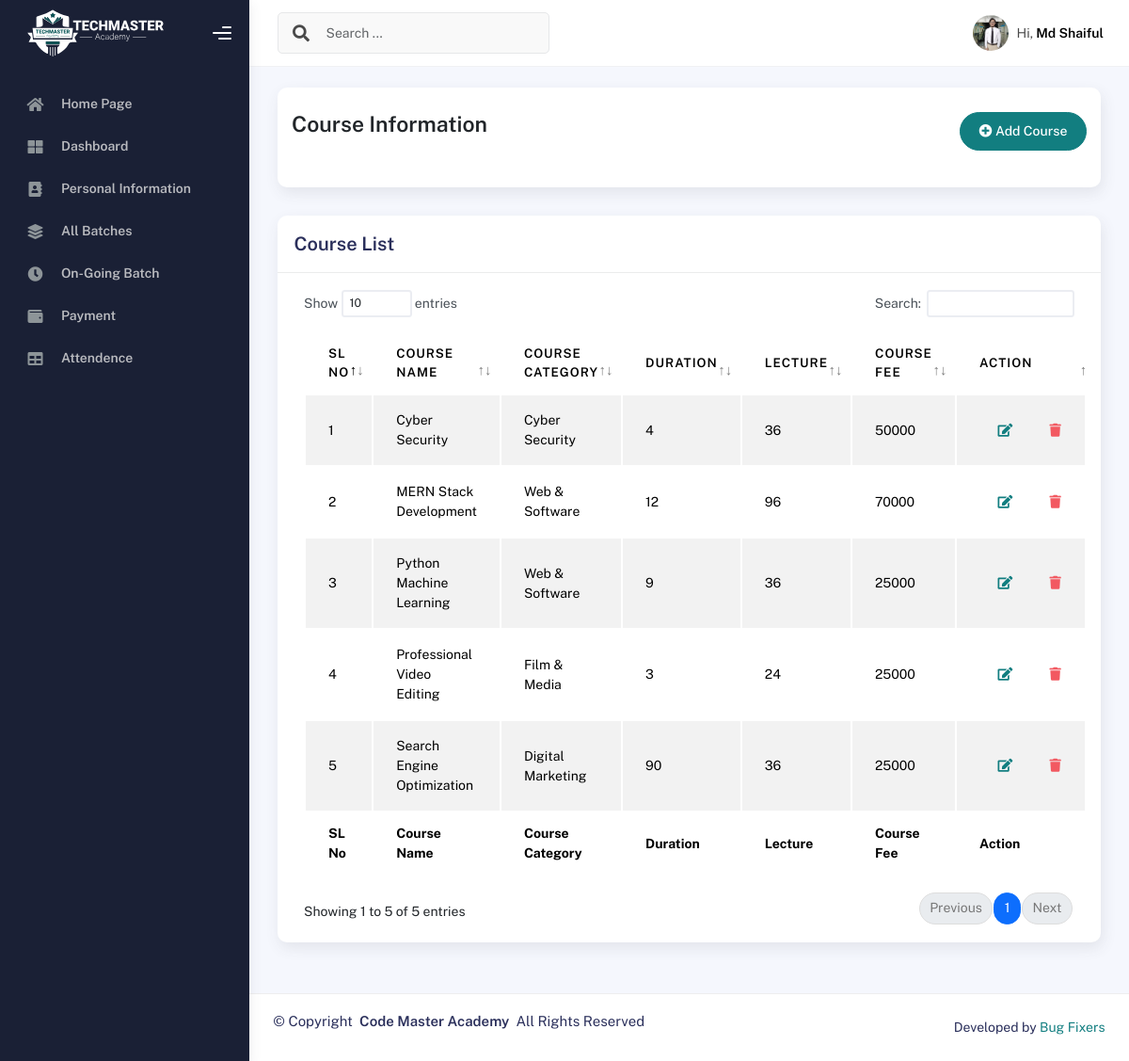
The page /courselist/ (signed in) on the database its author committed.
### IMSapp/models.py (models this page shows, shortened)
class IMSUserModel(AbstractUser):
    USERTYPE=[
        ('Authority','Authority'),
        ('Student','Student'),
        ('Teacher','Teacher'),
        ('Staff','Staff'),
    ]
    UserType=models.CharField(choices=USERTYPE,max_length=100, null=True)

class StudentModel(models.Model):
    Imsuser=models.OneToOneField(IMSUserModel,on_delete=models.CASCADE,related_name='studentinfo',null=True)
    StudentID=models.CharField(max_length=100,null=True)
    StudentName=models.CharField(max_length=100,null=True)
    StudentPhoto=models.ImageField(upload_to='studentPhoto',null=True)
    AdmissionDate=models.DateField(auto_now_add=True,null=True)
    EducationalQualification=models.CharField(max_length=100,null=True)
    LinkedInLink =models.CharField(max_length=150,null=True)
    GithubLink =models.CharField(max_length=150,null=True)
    FacebookLink =models.CharField(max_length=150,null=True)

class CourseInfoModel(models.Model):
    CourseName=models.CharField(max_length=150, null=True)
    Sologan=models.CharField(max_length=100, null=True)
    ShortSummary=models.CharField(max_length=150, null=True)
    CourseCategory=models.ForeignKey(CourseCategoryModel,on_delete=models.SET_NULL,related_name='coursecategory', null=True)
    Lecture=models.IntegerField(null=True)
    CourseDuration=models.IntegerField(null=True)
    WeeklyClass=models.IntegerField(null=True)
    ClassDuration=models.IntegerField(null=True)
    TotalProject=models.IntegerField(null=True)
    CourseOverview=models.TextField(null=True)
    CourseCurrriculum=models.TextField(null=True)
    Software=models.TextField(max_length=200, null=True)
    CourseFor=models.TextField(null=True)
    JobPositions=models.TextField(null=True)
    CourseFee=models.IntegerField(null=True)
    IntroVideo=models.CharField(max_length=200, null=True)
    CourseImage=models.ImageField(upload_to='courseImage', null=True)

class CourseCategoryModel(models.Model):
    CategoryName = models.CharField(max_length=100,null=True)
    def __str__(self):
        return self.CategoryName

### IMSapp/courseviews.py (the view)
# urls.py: path('courselist/',courselist,name="courselist"),
@login_required
def courselist(request):
    coursedata = CourseInfoModel.objects.all()
    context = {
        'coursedata':coursedata
    }
    return render(request,'courses/courselist.html',context)

### IMSapp/templates/courses/courselist.html
{% extends "profilemaster/master.html" %}
{% block content %}
<div class="col-sm-12 col-md-12">
    <div class="card card-stats card-round">
        <div class="card-body">
            <div class="d-flex align-items-left align-items-md-center flex-column flex-md-row pt-2 pb-4">
                <div>
                    <h3 class="fw-bold mb-3">Course Information</h3>
                </div>
                <div class="ms-md-auto py-2 py-md-0">
                    <a href="{% url 'addcourse' %}" class="btn btn-primary btn-round"><i class="fas fa-plus-circle"></i> Add Course</a>
                </div>
            </div>
        </div>
    </div>
</div>
<div class="col-md-12">
    <div class="card">
      <div class="card-header">
        <h4 class="card-title">Course List</h4>
      </div>
      <div class="card-body">
        <div class="table-responsive">
          <table id="basic-datatables" class="display table table-striped table-hover">
            <thead>
              <tr>
                <th>SL No</th>
                <th>Course Name</th>
                <th>Course Category</th>
                <th>Duration</th>
                <th>Lecture</th>
                <th>Course Fee</th>
                <th>Action</th>
              </tr>
            </thead>
            <tfoot>
              <tr>
                <th>SL No</th>
                <th>Course Name</th>
                <th>Course Category</th>
                <th>Duration</th>
                <th>Lecture</th>
                <th>Course Fee</th>
                <th>Action</th>
              </tr>
            </tfoot>
            <tbody>
              {% for i in coursedata %}
                <tr>
                  <td>{{forloop.counter}}</td>
                  <td>{{i.CourseName}}</td>
                  <td>{{i.CourseCategory}}</td>
                  <td>{{i.CourseDuration}}</td>
                  <td>{{i.Lecture}}</td>
                  <td>{{i.CourseFee}}</td>
                  <td>
                    <div class="form-button-action">
                      <a href="{% url 'editcourse' i.id %}" class="btn btn-link btn-primary btn-md">
                        <i class="fa fa-edit"></i>
                      </a>
                      <a href="{% url 'deletecourse' i.id %}" class="btn btn-link btn-danger btn-md">
                        <i class="fa fa-trash"></i>
                      </a>
                    </div>
                  </td>
                </tr>
              {% endfor %}
            </tbody>
          </table>
        </div>
      </div>
    </div>
  </div>
{% endblock content %}

### IMSapp/templates/profilemaster/master.html (shortened to what this page needs)
{% load static %}
<!DOCTYPE html>
<html lang="en">
<head>
  <link rel="stylesheet" href="{% static 'profileassets/css/bootstrap.min.css' %}" />
  <link rel="stylesheet" href="{% static 'profileassets/css/plugins.min.css' %}" />
  <link rel="stylesheet" href="{% static 'profileassets/css/kaiadmin.min.css' %}" />
  <link rel="stylesheet" href="{% static 'profileassets/css/demo.css' %}" />
</head>
<body>
  <div class="wrapper">
    {% include 'profilemaster/sidebar.html' %}
    <div class="main-panel">
        {% include 'profilemaster/header.html' %}
    <div class="container">
      <div class="page-inner">
        {% block content %}
        {% endblock content %}
        </div>
      </div>
        {% include 'profilemaster/footer.html' %}
    </div>
  </div>
</body>
</html>

### IMSapp/templates/profilemaster/sidebar.html (shortened to what this page needs)
{% load static %}
<div class="sidebar" data-background-color="dark">
  <div class="sidebar-logo">
    <div class="logo-header" data-background-color="dark">
      <a href="{% url 'dashboard' %}" class="logo">
        <img src="{% static 'profileassets/img/kaiadmin/logo_light.svg' %}" alt="navbar brand" class="navbar-brand"
          height="50" />
      </a>
      <div class="nav-toggle">
        <button class="btn btn-toggle toggle-sidebar">
          <i class="gg-menu-right"></i>
        </button>
      </div>
    </div>
  </div>
  <div class="sidebar-wrapper scrollbar scrollbar-inner">
    <div class="sidebar-content">
      <ul class="nav nav-secondary">
        <li class="nav-item">
          <a href="{% url 'homepage' %}">
            <i class="fas fa-home"></i>
            <p>Home Page</p>
          </a>
        </li>
        <li class="nav-item">
          <a href="{% url 'dashboard' %}">
            <i class="fas fa-th-large"></i>
            <p>Dashboard</p>
          </a>
        </li>
        {% if user.UserType == 'Authority' %}
        <li class="nav-item">
          <a href="{% url 'studentList' %}">
            <i class="fas fa-user-graduate"></i>
            <p>Students</p>
          </a>
        </li>
        <li class="nav-item">
          <a href="{% url 'teacherlist' %}">
            <i class="fas fa-chalkboard-teacher"></i>
            <p>Teachers</p>
          </a>
        </li>
        <li class="nav-item">
          <a href="{% url 'stafflist' %}">
            <i class="fas fa-user-tie"></i>
            <p>Staffs</p>
          </a>
        </li>
        <li class="nav-item">
          <a href="{% url 'batchlist' %}">
            <i class="fas fa-layer-group"></i>
            <p>Batches</p>
          </a>
        </li>
        <li class="nav-item">
          <a href="{% url 'enrollcourselist' %}">
            <i class="fas fa-id-card"></i>
            <p>Enroll Course</p>
          </a>
        </li>
        <li class="nav-item">
          <a href="{% url 'categorylist' %}">
            <i class="fas fa-clipboard-list"></i>
            <p>Course Category</p>
          </a>
        </li>
        <li class="nav-item">
          <a href="{% url 'courselist' %}">
            <i class="fas fa-book"></i>
            <p>Courses</p>
          </a>
        </li>
        </li>
        <li class="nav-item">
          <a href="{% url 'teacherattendenceList' %}">
            <i class="fas fa-table"></i>
            <p> Teacher Attendence</p>
          </a>
        </li>
        <li class="nav-item active">
          <a>
            <p>Payment Info</p>
          </a>
        </li>
        <li class="nav-item">
          <a data-bs-toggle="collapse" href="" class="collapsed" aria-expanded="false">
            <i class="fas fa-wallet"></i>
            <p>Student Payment</p>
          </a>
        </li>
        <li class="nav-item">
          <a data-bs-toggle="collapse" href="" class="collapsed" aria-expanded="false">
            <i class="fas fa-credit-card"></i>
            <p>Teacher & Staff Payment</p>
          </a>
        </li>
        <li class="nav-item active">
          <a>
            <p>Website Info</p>
          </a>
        </li>
        <li class="nav-item">
          <a href="{% url 'reviewlist' %}">
            <i class="fa fa-comment"></i>
            <p>Review</p>
          </a>
        </li>
        <li class="nav-item">
          <a href="{% url 'contactlist' %}">
            <i class="fas fa-address-book"></i>
            <p>Contact Info</p>
          </a>
        </li>
        {% elif user.UserType == 'Student' %}
        <li class="nav-item">
          <a href="{% url 'studentInfo' %}">
            <i class="fas fa-address-book"></i>
            <p>Personal Information</p>
          </a>
        </li>
        <li class="nav-item">
          <a href="{% url 'studentbatches' %}">
            <i class="fas fa-layer-group"></i>
            <p>All Batches</p>
          </a>
        </li>
        <li class="nav-item">
          <a href="{% url 'studentongoingbatch' %}">
            <i class="fas fa-clock"></i>
            <p>On-Going Batch</p>
          </a>
        </li>
        <li class="nav-item">
          <a href="{% url 'studentPayment' %}">
            <i class="fas fa-wallet"></i>
            <p>Payment</p>
          </a>
        </li>
        <li class="nav-item">
          <a href="{% url 'studentAttendancelist' %}">
            <i class="fas fa-table"></i>
            <p> Attendence</p>
          </a>
        </li>
        {% endif %}
      </ul>
    </div>
  </div>
</div>

### IMSapp/templates/profilemaster/header.html (shortened to what this page needs)
{% load static %}
<div class="main-header">
  <nav class="navbar navbar-header navbar-header-transparent navbar-expand-lg border-bottom">
    <div class="container-fluid">
      <nav class="navbar navbar-header-left navbar-expand-lg navbar-form nav-search p-0 d-none d-lg-flex">
        <div class="input-group">
          <div class="input-group-prepend">
            <button type="submit" class="btn btn-search pe-1">
              <i class="fa fa-search search-icon"></i>
            </button>
          </div>
          <input type="text" placeholder="Search ..." class="form-control" />
        </div>
      </nav>
      <ul class="navbar-nav topbar-nav ms-md-auto align-items-center">
        <li class="nav-item topbar-user dropdown hidden-caret">
          <a class="dropdown-toggle profile-pic" data-bs-toggle="dropdown" href="#" aria-expanded="false">
            {% if user.UserType == 'Authority' %}
            <div class="avatar-sm">
              <img src="{% static 'profileassets/img/kaiadmin/authoritylogo.png' %}" alt="..." class="avatar-img rounded-circle" />
            </div>
            <span class="profile-username">
              <span class="fw-bold">Code Master</span>
            </span>
            {% elif user.UserType == 'Student' %}
            <div class="avatar-sm">
              <img src="{{user.studentinfo.StudentPhoto.url}}" alt="..." class="avatar-img rounded-circle" />
            </div>
            <span class="profile-username">
              <span class="op-7">Hi,</span>
              <span class="fw-bold">{{user.studentinfo.StudentName}}</span>
            </span>
            {% endif %}
          </a>
        </li>
      </ul>
    </div>
  </nav>
</div>

### IMSapp/templates/profilemaster/footer.html
<footer class="footer">
    <div class="container-fluid d-flex justify-content-between">
      <div class="copyright">
        <p>© <span>Copyright</span> <strong class="px-1 sitename">Code Master Academy</strong> <span>All Rights
          Reserved</span></p>
      </div>
      <div>
        Developed by <a href="">Bug Fixers</a>
      </div>
    </div>
  </footer>

### rows shown on the page
IMSUserModel: studentinfo.StudentPhoto (picture), studentinfo.StudentName "Md Shaiful"
CourseInfoModel: CourseName "Cyber Security", CourseCategory "Cyber Security", CourseDuration "4", Lecture "36", CourseFee "50000"
CourseInfoModel: CourseName "MERN Stack Development", CourseCategory "Web & Software", CourseDuration "12", Lecture "96", CourseFee "70000"
CourseInfoModel: CourseName "Python Machine Learning", CourseCategory "Web & Software", CourseDuration "9", Lecture "36", CourseFee "25000"
CourseInfoModel: CourseName "Professional Video Editing", CourseCategory "Film & Media", CourseDuration "3", Lecture "24", CourseFee "25000"
CourseInfoModel: CourseName "Search Engine Optimization", CourseCategory "Digital Marketing", CourseDuration "90", Lecture "36", CourseFee "25000"
